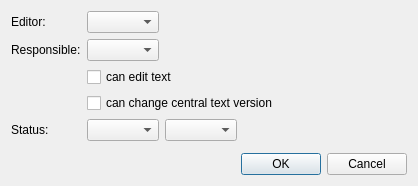
<?xml version="1.0" encoding="UTF-8"?>
<ui version="4.0">
 <class>RemoteAttrDialog</class>
 <widget class="QDialog" name="RemoteAttrDialog">
  <property name="windowModality">
   <enum>Qt::WindowModal</enum>
  </property>
  <property name="geometry">
   <rect>
    <x>0</x>
    <y>0</y>
    <width>418</width>
    <height>186</height>
   </rect>
  </property>
  <property name="sizePolicy">
   <sizepolicy hsizetype="Minimum" vsizetype="Minimum">
    <horstretch>0</horstretch>
    <verstretch>0</verstretch>
   </sizepolicy>
  </property>
  <property name="windowTitle">
   <string>Remote alignment attributes</string>
  </property>
  <property name="modal">
   <bool>true</bool>
  </property>
  <layout class="QVBoxLayout" name="verticalLayout">
   <item>
    <layout class="QFormLayout" name="formLayout">
     <property name="fieldGrowthPolicy">
      <enum>QFormLayout::ExpandingFieldsGrow</enum>
     </property>
     <item row="0" column="0">
      <widget class="QLabel" name="label_editor">
       <property name="text">
        <string>Editor:</string>
       </property>
      </widget>
     </item>
     <item row="0" column="1">
      <widget class="QComboBox" name="selEditor"/>
     </item>
     <item row="1" column="0">
      <widget class="QLabel" name="label_resp">
       <property name="text">
        <string>Responsible:</string>
       </property>
      </widget>
     </item>
     <item row="1" column="1">
      <widget class="QComboBox" name="selResp"/>
     </item>
     <item row="2" column="1">
      <widget class="QCheckBox" name="checkBox_edit">
       <property name="text">
        <string>can edit text</string>
       </property>
      </widget>
     </item>
     <item row="3" column="1">
      <widget class="QCheckBox" name="checkBox_cstruct">
       <property name="text">
        <string>can change central text version</string>
       </property>
      </widget>
     </item>
     <item row="4" column="0">
      <widget class="QLabel" name="label_status">
       <property name="text">
        <string>Status:</string>
       </property>
      </widget>
     </item>
     <item row="4" column="1">
      <layout class="QHBoxLayout" name="horizontalLayout_2">
       <item>
        <widget class="QComboBox" name="selStatus"/>
       </item>
       <item>
        <widget class="QComboBox" name="selRemoteUser"/>
       </item>
      </layout>
     </item>
    </layout>
   </item>
   <item>
    <widget class="QDialogButtonBox" name="buttonBox">
     <property name="orientation">
      <enum>Qt::Horizontal</enum>
     </property>
     <property name="standardButtons">
      <set>QDialogButtonBox::Cancel|QDialogButtonBox::Ok</set>
     </property>
    </widget>
   </item>
  </layout>
 </widget>
 <resources/>
 <connections>
  <connection>
   <sender>buttonBox</sender>
   <signal>rejected()</signal>
   <receiver>RemoteAttrDialog</receiver>
   <slot>reject()</slot>
   <hints>
    <hint type="sourcelabel">
     <x>316</x>
     <y>260</y>
    </hint>
    <hint type="destinationlabel">
     <x>286</x>
     <y>274</y>
    </hint>
   </hints>
  </connection>
 </connections>
</ui>
